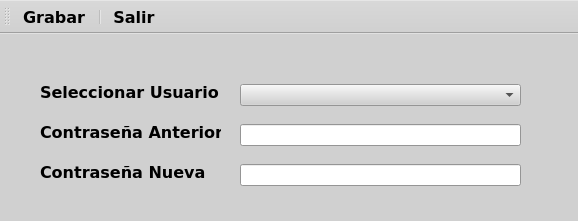
<?xml version="1.0" encoding="UTF-8"?>
<ui version="4.0">
 <class>MainWindow</class>
 <widget class="QMainWindow" name="MainWindow">
  <property name="geometry">
   <rect>
    <x>0</x>
    <y>0</y>
    <width>578</width>
    <height>221</height>
   </rect>
  </property>
  <property name="palette">
   <palette>
    <active>
     <colorrole role="WindowText">
      <brush brushstyle="SolidPattern">
       <color alpha="255">
        <red>0</red>
        <green>0</green>
        <blue>0</blue>
       </color>
      </brush>
     </colorrole>
     <colorrole role="Button">
      <brush brushstyle="SolidPattern">
       <color alpha="255">
        <red>208</red>
        <green>208</green>
        <blue>208</blue>
       </color>
      </brush>
     </colorrole>
     <colorrole role="Light">
      <brush brushstyle="SolidPattern">
       <color alpha="255">
        <red>255</red>
        <green>255</green>
        <blue>255</blue>
       </color>
      </brush>
     </colorrole>
     <colorrole role="Midlight">
      <brush brushstyle="SolidPattern">
       <color alpha="255">
        <red>231</red>
        <green>231</green>
        <blue>231</blue>
       </color>
      </brush>
     </colorrole>
     <colorrole role="Dark">
      <brush brushstyle="SolidPattern">
       <color alpha="255">
        <red>104</red>
        <green>104</green>
        <blue>104</blue>
       </color>
      </brush>
     </colorrole>
     <colorrole role="Mid">
      <brush brushstyle="SolidPattern">
       <color alpha="255">
        <red>139</red>
        <green>139</green>
        <blue>139</blue>
       </color>
      </brush>
     </colorrole>
     <colorrole role="Text">
      <brush brushstyle="SolidPattern">
       <color alpha="255">
        <red>0</red>
        <green>0</green>
        <blue>0</blue>
       </color>
      </brush>
     </colorrole>
     <colorrole role="BrightText">
      <brush brushstyle="SolidPattern">
       <color alpha="255">
        <red>255</red>
        <green>255</green>
        <blue>255</blue>
       </color>
      </brush>
     </colorrole>
     <colorrole role="ButtonText">
      <brush brushstyle="SolidPattern">
       <color alpha="255">
        <red>0</red>
        <green>0</green>
        <blue>0</blue>
       </color>
      </brush>
     </colorrole>
     <colorrole role="Base">
      <brush brushstyle="SolidPattern">
       <color alpha="255">
        <red>255</red>
        <green>255</green>
        <blue>255</blue>
       </color>
      </brush>
     </colorrole>
     <colorrole role="Window">
      <brush brushstyle="SolidPattern">
       <color alpha="255">
        <red>208</red>
        <green>208</green>
        <blue>208</blue>
       </color>
      </brush>
     </colorrole>
     <colorrole role="Shadow">
      <brush brushstyle="SolidPattern">
       <color alpha="255">
        <red>0</red>
        <green>0</green>
        <blue>0</blue>
       </color>
      </brush>
     </colorrole>
     <colorrole role="AlternateBase">
      <brush brushstyle="SolidPattern">
       <color alpha="255">
        <red>231</red>
        <green>231</green>
        <blue>231</blue>
       </color>
      </brush>
     </colorrole>
     <colorrole role="ToolTipBase">
      <brush brushstyle="SolidPattern">
       <color alpha="255">
        <red>255</red>
        <green>255</green>
        <blue>220</blue>
       </color>
      </brush>
     </colorrole>
     <colorrole role="ToolTipText">
      <brush brushstyle="SolidPattern">
       <color alpha="255">
        <red>0</red>
        <green>0</green>
        <blue>0</blue>
       </color>
      </brush>
     </colorrole>
     <colorrole role="PlaceholderText">
      <brush brushstyle="SolidPattern">
       <color alpha="128">
        <red>0</red>
        <green>0</green>
        <blue>0</blue>
       </color>
      </brush>
     </colorrole>
    </active>
    <inactive>
     <colorrole role="WindowText">
      <brush brushstyle="SolidPattern">
       <color alpha="255">
        <red>0</red>
        <green>0</green>
        <blue>0</blue>
       </color>
      </brush>
     </colorrole>
     <colorrole role="Button">
      <brush brushstyle="SolidPattern">
       <color alpha="255">
        <red>208</red>
        <green>208</green>
        <blue>208</blue>
       </color>
      </brush>
     </colorrole>
     <colorrole role="Light">
      <brush brushstyle="SolidPattern">
       <color alpha="255">
        <red>255</red>
        <green>255</green>
        <blue>255</blue>
       </color>
      </brush>
     </colorrole>
     <colorrole role="Midlight">
      <brush brushstyle="SolidPattern">
       <color alpha="255">
        <red>231</red>
        <green>231</green>
        <blue>231</blue>
       </color>
      </brush>
     </colorrole>
     <colorrole role="Dark">
      <brush brushstyle="SolidPattern">
       <color alpha="255">
        <red>104</red>
        <green>104</green>
        <blue>104</blue>
       </color>
      </brush>
     </colorrole>
     <colorrole role="Mid">
      <brush brushstyle="SolidPattern">
       <color alpha="255">
        <red>139</red>
        <green>139</green>
        <blue>139</blue>
       </color>
      </brush>
     </colorrole>
     <colorrole role="Text">
      <brush brushstyle="SolidPattern">
       <color alpha="255">
        <red>0</red>
        <green>0</green>
        <blue>0</blue>
       </color>
      </brush>
     </colorrole>
     <colorrole role="BrightText">
      <brush brushstyle="SolidPattern">
       <color alpha="255">
        <red>255</red>
        <green>255</green>
        <blue>255</blue>
       </color>
      </brush>
     </colorrole>
     <colorrole role="ButtonText">
      <brush brushstyle="SolidPattern">
       <color alpha="255">
        <red>0</red>
        <green>0</green>
        <blue>0</blue>
       </color>
      </brush>
     </colorrole>
     <colorrole role="Base">
      <brush brushstyle="SolidPattern">
       <color alpha="255">
        <red>255</red>
        <green>255</green>
        <blue>255</blue>
       </color>
      </brush>
     </colorrole>
     <colorrole role="Window">
      <brush brushstyle="SolidPattern">
       <color alpha="255">
        <red>208</red>
        <green>208</green>
        <blue>208</blue>
       </color>
      </brush>
     </colorrole>
     <colorrole role="Shadow">
      <brush brushstyle="SolidPattern">
       <color alpha="255">
        <red>0</red>
        <green>0</green>
        <blue>0</blue>
       </color>
      </brush>
     </colorrole>
     <colorrole role="AlternateBase">
      <brush brushstyle="SolidPattern">
       <color alpha="255">
        <red>231</red>
        <green>231</green>
        <blue>231</blue>
       </color>
      </brush>
     </colorrole>
     <colorrole role="ToolTipBase">
      <brush brushstyle="SolidPattern">
       <color alpha="255">
        <red>255</red>
        <green>255</green>
        <blue>220</blue>
       </color>
      </brush>
     </colorrole>
     <colorrole role="ToolTipText">
      <brush brushstyle="SolidPattern">
       <color alpha="255">
        <red>0</red>
        <green>0</green>
        <blue>0</blue>
       </color>
      </brush>
     </colorrole>
     <colorrole role="PlaceholderText">
      <brush brushstyle="SolidPattern">
       <color alpha="128">
        <red>0</red>
        <green>0</green>
        <blue>0</blue>
       </color>
      </brush>
     </colorrole>
    </inactive>
    <disabled>
     <colorrole role="WindowText">
      <brush brushstyle="SolidPattern">
       <color alpha="255">
        <red>104</red>
        <green>104</green>
        <blue>104</blue>
       </color>
      </brush>
     </colorrole>
     <colorrole role="Button">
      <brush brushstyle="SolidPattern">
       <color alpha="255">
        <red>208</red>
        <green>208</green>
        <blue>208</blue>
       </color>
      </brush>
     </colorrole>
     <colorrole role="Light">
      <brush brushstyle="SolidPattern">
       <color alpha="255">
        <red>255</red>
        <green>255</green>
        <blue>255</blue>
       </color>
      </brush>
     </colorrole>
     <colorrole role="Midlight">
      <brush brushstyle="SolidPattern">
       <color alpha="255">
        <red>231</red>
        <green>231</green>
        <blue>231</blue>
       </color>
      </brush>
     </colorrole>
     <colorrole role="Dark">
      <brush brushstyle="SolidPattern">
       <color alpha="255">
        <red>104</red>
        <green>104</green>
        <blue>104</blue>
       </color>
      </brush>
     </colorrole>
     <colorrole role="Mid">
      <brush brushstyle="SolidPattern">
       <color alpha="255">
        <red>139</red>
        <green>139</green>
        <blue>139</blue>
       </color>
      </brush>
     </colorrole>
     <colorrole role="Text">
      <brush brushstyle="SolidPattern">
       <color alpha="255">
        <red>104</red>
        <green>104</green>
        <blue>104</blue>
       </color>
      </brush>
     </colorrole>
     <colorrole role="BrightText">
      <brush brushstyle="SolidPattern">
       <color alpha="255">
        <red>255</red>
        <green>255</green>
        <blue>255</blue>
       </color>
      </brush>
     </colorrole>
     <colorrole role="ButtonText">
      <brush brushstyle="SolidPattern">
       <color alpha="255">
        <red>104</red>
        <green>104</green>
        <blue>104</blue>
       </color>
      </brush>
     </colorrole>
     <colorrole role="Base">
      <brush brushstyle="SolidPattern">
       <color alpha="255">
        <red>208</red>
        <green>208</green>
        <blue>208</blue>
       </color>
      </brush>
     </colorrole>
     <colorrole role="Window">
      <brush brushstyle="SolidPattern">
       <color alpha="255">
        <red>208</red>
        <green>208</green>
        <blue>208</blue>
       </color>
      </brush>
     </colorrole>
     <colorrole role="Shadow">
      <brush brushstyle="SolidPattern">
       <color alpha="255">
        <red>0</red>
        <green>0</green>
        <blue>0</blue>
       </color>
      </brush>
     </colorrole>
     <colorrole role="AlternateBase">
      <brush brushstyle="SolidPattern">
       <color alpha="255">
        <red>208</red>
        <green>208</green>
        <blue>208</blue>
       </color>
      </brush>
     </colorrole>
     <colorrole role="ToolTipBase">
      <brush brushstyle="SolidPattern">
       <color alpha="255">
        <red>255</red>
        <green>255</green>
        <blue>220</blue>
       </color>
      </brush>
     </colorrole>
     <colorrole role="ToolTipText">
      <brush brushstyle="SolidPattern">
       <color alpha="255">
        <red>0</red>
        <green>0</green>
        <blue>0</blue>
       </color>
      </brush>
     </colorrole>
     <colorrole role="PlaceholderText">
      <brush brushstyle="SolidPattern">
       <color alpha="128">
        <red>0</red>
        <green>0</green>
        <blue>0</blue>
       </color>
      </brush>
     </colorrole>
    </disabled>
   </palette>
  </property>
  <property name="font">
   <font>
    <family>Verdana</family>
    <pointsize>12</pointsize>
    <bold>true</bold>
   </font>
  </property>
  <property name="windowTitle">
   <string>MainWindow</string>
  </property>
  <property name="toolButtonStyle">
   <enum>Qt::ToolButtonStyle::ToolButtonTextBesideIcon</enum>
  </property>
  <widget class="QWidget" name="centralwidget">
   <widget class="QLabel" name="label">
    <property name="geometry">
     <rect>
      <x>40</x>
      <y>50</y>
      <width>181</width>
      <height>16</height>
     </rect>
    </property>
    <property name="text">
     <string>Seleccionar Usuario</string>
    </property>
   </widget>
   <widget class="QComboBox" name="comboBox">
    <property name="geometry">
     <rect>
      <x>240</x>
      <y>50</y>
      <width>281</width>
      <height>22</height>
     </rect>
    </property>
   </widget>
   <widget class="QLineEdit" name="lineEdit">
    <property name="geometry">
     <rect>
      <x>240</x>
      <y>90</y>
      <width>281</width>
      <height>22</height>
     </rect>
    </property>
   </widget>
   <widget class="QLabel" name="label_2">
    <property name="geometry">
     <rect>
      <x>40</x>
      <y>90</y>
      <width>181</width>
      <height>16</height>
     </rect>
    </property>
    <property name="text">
     <string>Contraseña Anterior</string>
    </property>
   </widget>
   <widget class="QLabel" name="label_3">
    <property name="geometry">
     <rect>
      <x>40</x>
      <y>130</y>
      <width>181</width>
      <height>16</height>
     </rect>
    </property>
    <property name="text">
     <string>Contraseña Nueva</string>
    </property>
   </widget>
   <widget class="QLineEdit" name="lineEdit_2">
    <property name="geometry">
     <rect>
      <x>240</x>
      <y>130</y>
      <width>281</width>
      <height>22</height>
     </rect>
    </property>
   </widget>
  </widget>
  <widget class="QToolBar" name="toolBar">
   <property name="windowTitle">
    <string>toolBar</string>
   </property>
   <attribute name="toolBarArea">
    <enum>TopToolBarArea</enum>
   </attribute>
   <attribute name="toolBarBreak">
    <bool>false</bool>
   </attribute>
   <addaction name="actionGrabar"/>
   <addaction name="separator"/>
   <addaction name="actionSalir"/>
  </widget>
  <action name="actionGrabar">
   <property name="icon">
    <iconset resource="../resources.qrc">
     <normaloff>:/icons/resources/icons/grabar.png</normaloff>:/icons/resources/icons/grabar.png</iconset>
   </property>
   <property name="text">
    <string>Grabar</string>
   </property>
   <property name="shortcutContext">
    <enum>Qt::ShortcutContext::WindowShortcut</enum>
   </property>
   <property name="menuRole">
    <enum>QAction::MenuRole::NoRole</enum>
   </property>
  </action>
  <action name="actionSalir">
   <property name="icon">
    <iconset resource="../resources.qrc">
     <normaloff>:/icons/resources/icons/salir.png</normaloff>:/icons/resources/icons/salir.png</iconset>
   </property>
   <property name="text">
    <string>Salir</string>
   </property>
   <property name="menuRole">
    <enum>QAction::MenuRole::NoRole</enum>
   </property>
  </action>
 </widget>
 <resources>
  <include location="../resources.qrc"/>
 </resources>
 <connections/>
</ui>
